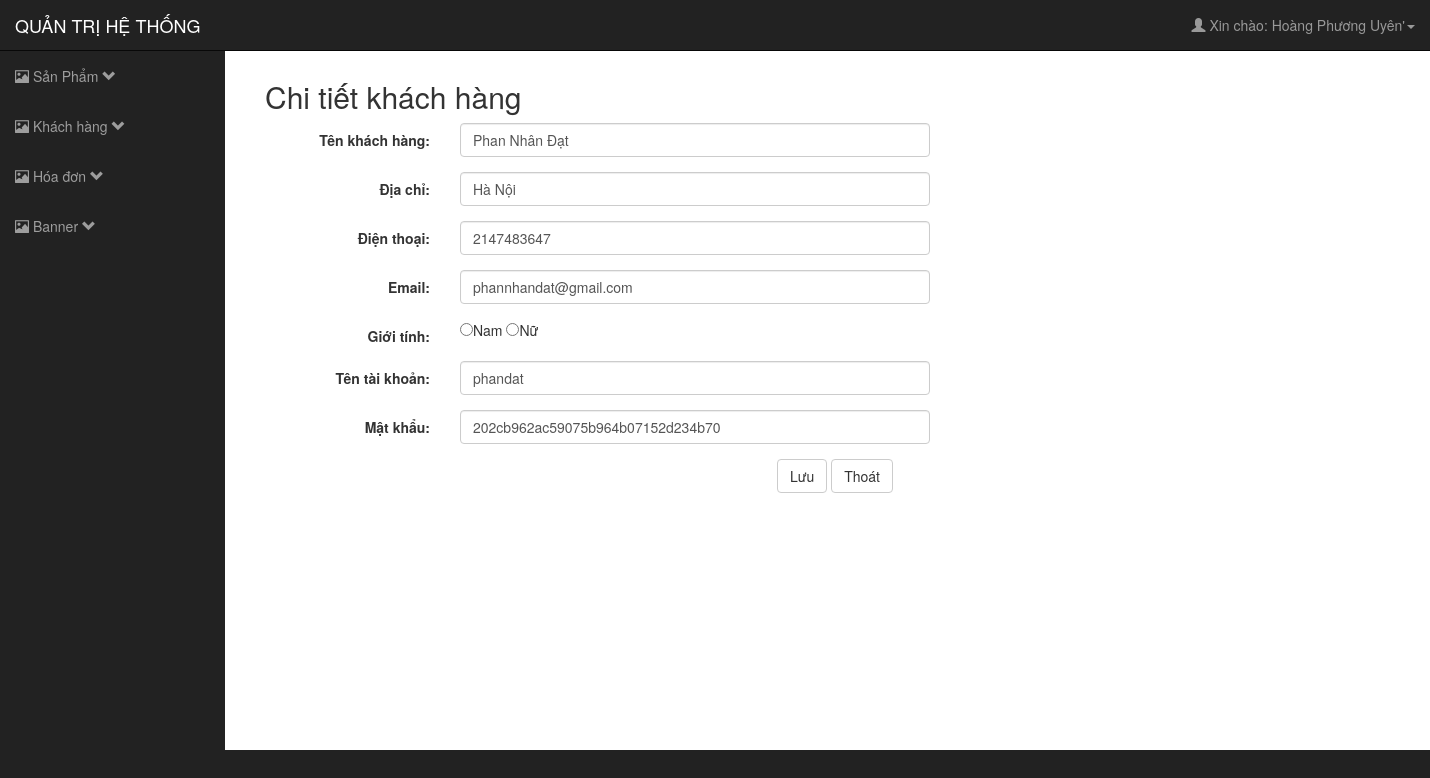
The page /WebShop/Admin/index.php?khachhang=editkh&ma_kh=4 (signed in) on the database its author committed.
### tables this page shows
CREATE TABLE `khachhang` (
  `ma_kh` int(11) NOT NULL,
  `ten_kh` varchar(35) NOT NULL,
  `dia_chi` varchar(50) NOT NULL,
  `dien_thoai` int(11) NOT NULL,
  `email` varchar(30) NOT NULL,
  `gioi_tinh` varchar(10) NOT NULL,
  `ten_tai_khoan` varchar(35) NOT NULL,
  `mat_khau` varchar(45) NOT NULL,
  `hinh_anh` varchar(200) NOT NULL
);

### WebShop/Admin/index.php (called while the page is built, shortened)
<?php
    include "config.php";
 ?>
<?php
    include "controller/controller_login.php";
?>

### WebShop/Admin/config.php (called while the page is built, shortened)
 <?php
class config
{
	var $conn = "";
	var $sql = "";
	public function __construct($hostname="localhost", $dbname="shop_dongho", $user="root",$pass=""){
		try		{
		$this->conn = new PDO("mysql:host=$hostname; dbname=$dbname; charset=utf8","$user","$pass");
		$this->conn->setAttribute(PDO::ATTR_ERRMODE, PDO::ERRMODE_EXCEPTION);
		}
		catch(PDOException $e){
			exit("Không kết nối được với csdl !");
		}
	}
	public function setQuery($sql){
		$this->sql = $sql;
	}
	public function execute($options = array()){
		try	{
			$this->cursor = $this->conn->prepare($this->sql);
			$this->cursor->execute($options);
			return $this->cursor;
		}
		catch(PDOException $e){
			return false;
		}
	}
	public function loadRow($options = array()){
		if(!$options){
			if (!$result = $this->execute())
				return false;
		}
		else {
			if (!$result = $this->execute($options))
				return false;
		}
		return $result->fetch(PDO::FETCH_OBJ);
	}
}
?>

### WebShop/Admin/model/KhachHangModel.php (called while the page is built, shortened)
<?php
include_once("config.php");
class KhachHangModel extends config
{
	public function getKhachHangById($id)
	{
		return $this->loadRow(array($id));
	}
}

### WebShop/Admin/view/khachhang/suakhachhang.php (the view, shortened to what this page needs)
<div class="container">
  <h2>Chi tiết khách hàng</h2>
   <form class="form-horizontal" method="post">
    <div class="form-group">
      <label class="control-label col-sm-2" >Tên khách hàng:</label>
      <div class="col-sm-10" style="width:500px;">
        <input type="text" class="form-control" id="ten_kh"  name="ten_kh" value="<?=$KhachHang->ten_kh?>">
      </div>
    </div>
    <div class="form-group">
      <label class="control-label col-sm-2">Địa chỉ:</label>
      <div class="col-sm-10" style="width:500px;">
        <input type="text" class="form-control" id="dia_chi"  name="dia_chi" value="<?=$KhachHang->dia_chi?>" >
      </div>
    </div>
    <div class="form-group">
      <label class="control-label col-sm-2">Điện thoại:</label>
      <div class="col-sm-10" style="width:500px;">
        <input type="text" class="form-control" id="dien_thoai"  name="dien_thoai" value="<?=$KhachHang->dien_thoai?>">
      </div>
    </div>
    <div class="form-group">
      <label class="control-label col-sm-2">Email:</label>
      <div class="col-sm-10" style="width:500px;">
        <input type="text" class="form-control" id="email"  name="email" value="<?=$KhachHang->email?>">
      </div>
    </div>
    <div class="form-group">
      <label class="control-label col-sm-2">Giới tính:</label>
      <div class="col-sm-10" style="width:500px;">
        <input type="radio"  id="gioi_tinh"  name="gioi_tinh" value="<?=$KhachHang->gioi_tinh?>">Nam
        <input type="radio"  id="gioi_tinh"  name="gioi_tinh" value="<?=$KhachHang->gioi_tinh?>">Nữ
      </div>
    </div>
    <div class="form-group">
      <label class="control-label col-sm-2">Tên tài khoản:</label>
      <div class="col-sm-10" style="width:500px;">
        <input type="text" class="form-control" id="ten_tai_khoan" name="ten_tai_khoan" value="<?=$KhachHang->ten_tai_khoan?>">
      </div>
    </div>
     <div class="form-group">
      <label class="control-label col-sm-2">Mật khẩu:</label>
      <div class="col-sm-10" style="width:500px;">
        <input type="text" class="form-control" id="mat_khau" name="mat_khau" value="<?=$KhachHang->mat_khau?>">
      </div>
    </div>
    <div class="form-group" style="text-align:center;">
    <button type="submit" class="btn btn-default" id="btnLuu" name="btnLuu">Lưu</button>
    <button type="button" class="btn btn-default">Thoát</button>
    </div>
  </form>
</div>

### WebShop/Admin/public/style.css (style rules this page uses)
body { margin-top: 100px; background-color: #222; }
@media (min-width:768px) { body { margin-top: 50px; } }

### rows shown on the page
khachhang: ten_kh "Phan Nhân Đạt", dia_chi "Hà Nội", dien_thoai "2147483647", email "phannhandat@gmail.com", ten_tai_khoan "phandat", mat_khau "202cb962ac59075b964b07152d234b70"

### other values the page prints
$_SESSION["loged"] "Hoàng Phương Uyên"
